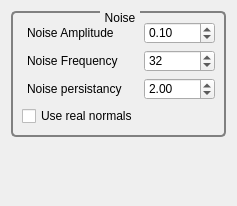
<?xml version="1.0" encoding="UTF-8"?>
<ui version="4.0">
 <class>GvQCustomEditor</class>
 <widget class="QWidget" name="GvQCustomEditor">
  <property name="geometry">
   <rect>
    <x>0</x>
    <y>0</y>
    <width>237</width>
    <height>206</height>
   </rect>
  </property>
  <property name="windowTitle">
   <string>Custom Editor</string>
  </property>
  <property name="styleSheet">
   <string>QGroupBox
{
     background-color: qlineargradient(x1: 0, y1: 0, x2: 0, y2: 1,
                                       stop: 0 #E0E0E0, stop: 1 #FFFFFF);
     border: 2px solid gray;
     border-radius: 5px;
     margin-top: 1ex; /* leave space at the top for the title */
 }

 QGroupBox::title
{
	 subcontrol-origin: margin;
     subcontrol-position: top center; /* position at the top center */
     padding: 0 3px;
     background-color: qlineargradient(x1: 0, y1: 0, x2: 0, y2: 1,
                                       stop: 0 #FFOECE, stop: 1 #FFFFFF);
 }

QLabel
{
	border-radius: 4px;
	padding: 2px;
 }
</string>
  </property>
  <layout class="QVBoxLayout" name="verticalLayout">
   <item>
    <widget class="QGroupBox" name="mUnitsFormatGroup">
     <property name="title">
      <string>Noise</string>
     </property>
     <layout class="QFormLayout" name="formLayout">
      <item row="1" column="0">
       <widget class="QLabel" name="label">
        <property name="text">
         <string>Noise Amplitude</string>
        </property>
       </widget>
      </item>
      <item row="2" column="0">
       <widget class="QLabel" name="label_2">
        <property name="text">
         <string>Noise Frequency</string>
        </property>
       </widget>
      </item>
      <item row="1" column="1">
       <widget class="QDoubleSpinBox" name="_noiseAmplitudeSpinBox">
        <property name="maximum">
         <double>0.250000000000000</double>
        </property>
        <property name="singleStep">
         <double>0.010000000000000</double>
        </property>
        <property name="value">
         <double>0.100000000000000</double>
        </property>
       </widget>
      </item>
      <item row="2" column="1">
       <widget class="QSpinBox" name="_noiseFrequencySpinBox">
        <property name="maximum">
         <number>128</number>
        </property>
        <property name="value">
         <number>32</number>
        </property>
       </widget>
      </item>
      <item row="4" column="0">
       <widget class="QCheckBox" name="_useRealNormalsCheckBox">
        <property name="text">
         <string>Use real normals</string>
        </property>
       </widget>
      </item>
      <item row="3" column="0">
       <widget class="QLabel" name="label_3">
        <property name="text">
         <string>Noise persistancy</string>
        </property>
       </widget>
      </item>
      <item row="3" column="1">
       <widget class="QDoubleSpinBox" name="_noisePersistancySpinBox">
        <property name="minimum">
         <double>1.010000000000000</double>
        </property>
        <property name="maximum">
         <double>10.000000000000000</double>
        </property>
        <property name="singleStep">
         <double>0.010000000000000</double>
        </property>
        <property name="value">
         <double>2.000000000000000</double>
        </property>
       </widget>
      </item>
     </layout>
    </widget>
   </item>
   <item>
    <spacer name="verticalSpacer">
     <property name="orientation">
      <enum>Qt::Vertical</enum>
     </property>
     <property name="sizeHint" stdset="0">
      <size>
       <width>20</width>
       <height>60</height>
      </size>
     </property>
    </spacer>
   </item>
  </layout>
  <zorder>verticalSpacer</zorder>
  <zorder>mUnitsFormatGroup</zorder>
 </widget>
 <resources/>
 <connections/>
</ui>
